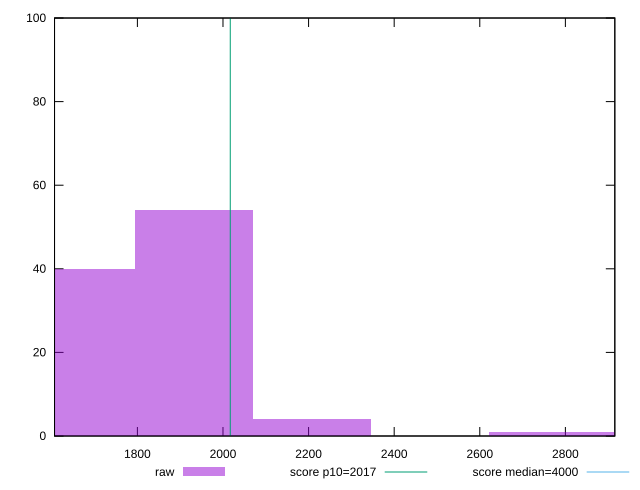

Reproduce this figure in gnuplot.
reset

$raw <<EOF
2759.983971460112 1
3035.982368606123 1
2207.9871771680896 4
1931.9887800220783 54
1655.990382876067 40
EOF

set key outside below
set boxwidth 275.9983971460112
set xrange [1606.404000000001:2915.527999999997]
set yrange [0:100]
set trange [0:100]
set style fill transparent solid 0.5 noborder

set parametric
set terminal svg size 640, 490 enhanced background rgb 'white'
set output "report_00016_2021-02-10T13-31-48.338Z/mainthread-work-breakdown/samples/pages/raw/histogram.svg"

plot $raw title "raw" with boxes, \
     2017,t title "score p10=2017", \
     4000,t title "score median=4000"

reset
